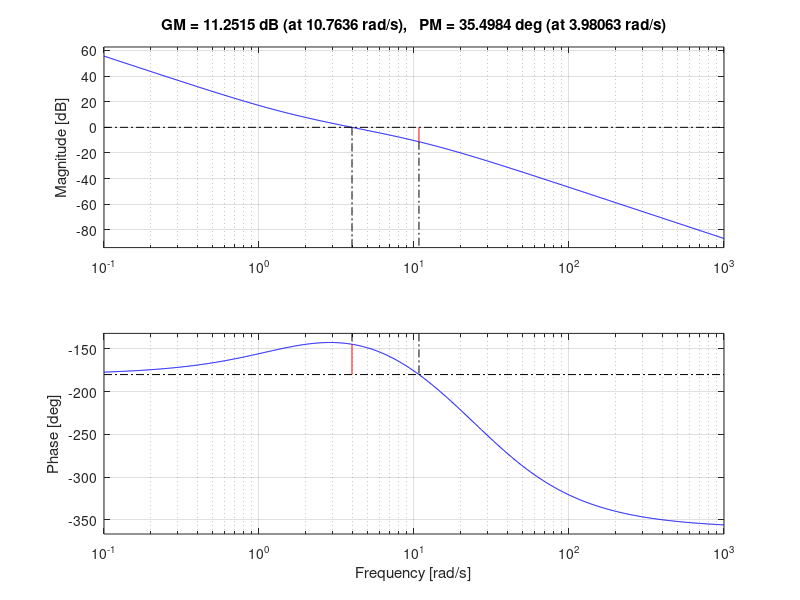

MATLAB code for this plot: (Note: this script raises an error after producing the figure.)
clear; close all; clc;
s = tf('s');

G = (-s+30)/(s*(s+30)*(s+10));
K = 40 + (60/s) + 0.6*s/(0.1*s+1);
L = G*K;

figure; margin(L); % display margin
op = nyquistoptions('cstprefs');
op.ShowFullContour = 'off'; % do not show negative freqs
saveas(gcf, 'figures/bode.png');
figure; nyquist(L); % display nyquist plot
xlim([-2,0.5]);ylim([-2,0.5]);
pbaspect([1 1 1]); % aspect ratio 1:1
saveas(gcf, 'figures/nyquist.png');